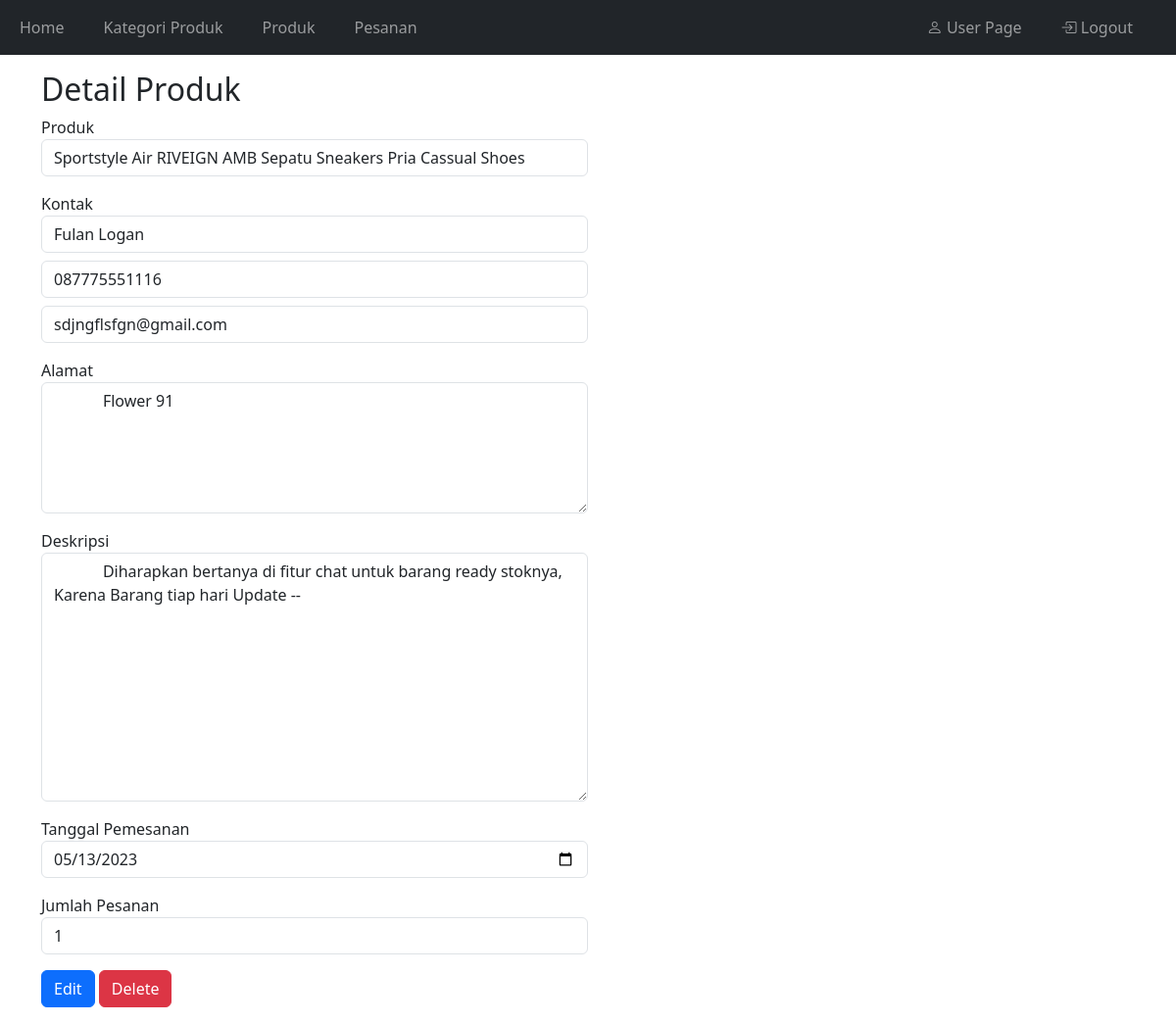
/adminpanel/detail-pesanan.php (signed in), run on the app's committed database.
### tables this page shows
CREATE TABLE `produk` (
  `id` int(11) NOT NULL,
  `kategori_produk_id` int(11) NOT NULL,
  `nama` varchar(255) NOT NULL,
  `harga` double NOT NULL,
  `foto` varchar(255) DEFAULT NULL,
  `detail` text DEFAULT NULL,
  `ketersediaan_stok` enum('habis','tersedia') DEFAULT 'tersedia',
  `harga_jual` double DEFAULT NULL,
  `harga_beli` double DEFAULT NULL,
  `stok` int(11) DEFAULT NULL,
  `min_stok` int(11) DEFAULT NULL,
  `deskripsi` text DEFAULT NULL
);

CREATE TABLE `pesanan` (
  `id` int(11) NOT NULL,
  `produk_id` int(11) DEFAULT NULL,
  `tanggal` date DEFAULT NULL,
  `nama_pemesan` varchar(45) DEFAULT NULL,
  `alamat_pemesan` varchar(255) DEFAULT NULL,
  `no_hp` varchar(25) DEFAULT NULL,
  `email` varchar(45) DEFAULT NULL,
  `jumlah_pesanan` int(11) DEFAULT NULL,
  `deskripsi` text DEFAULT NULL
);

### adminpanel/detail-pesanan.php (the view, shortened to what this page needs)
<?php
  require "../koneksi.php";
  $query = mysqli_query($con, "SELECT a.*, b.nama AS nama_produk FROM pesanan a JOIN produk b ON a.produk_id=b.id");
  $data = mysqli_fetch_array($query);
?>
<head>
</head>
<body>
  <?php require "navbar.php"; ?>
  <div class="container mt-3">
    <div class="col-12 col-md-6">
      <h2>Detail Produk</h2>
      <form action="" method="POST" enctype="multipart/form-data">
        <div class="mb-3">
          <label for="produk">Produk</label>
          <select name="produk" id="produk" class="form-control" required>
            <option value="<?= $data['produk_id'] ?>"><?= $data['nama_produk'] ?></option>
          </select>
        </div>
        <div class="mb-3">
          <label for="nama">Kontak</label>
          <input type="text" name="nama_pemesan" id="nama_pemesan" value="<?= $data['nama_pemesan'] ?>" class="form-control mb-2"placeholder="Nama Lengkap" autocomplete="off" required>
          <input type="number" name="no_hp" id="no_hp" class="form-control mb-2" value="<?= $data['no_hp'] ?>" placeholder="NomorTelepon" required>
          <input type="email" name="email" id="email" class="form-control" value="<?= $data['email'] ?>" placeholder="Email" required>
        </div>
        <div class="mb-3">
          <label for="detail">Alamat</label>
          <textarea name="alamat_pemesan" id="alamat_pemesan" cols="30" rows="5" class="form-control">
            <?= $data['alamat_pemesan'] ?>
          </textarea>
        </div>
        <div class="mb-3">
          <label for="detail">Deskripsi</label>
          <textarea name="deskripsi" id="deskripsi" cols="30" rows="10" class="form-control">
            <?= $data['deskripsi'] ?>
          </textarea>
        </div>
        <div class="mb-3">
          <label for="tanggal">Tanggal Pemesanan</label>
          <input type="date" name="tanggal" id="tanggal" class="form-control" value="<?= $data['tanggal'] ?>">
        </div>
        <div>
          <label for="jumlah_pesanan">Jumlah Pesanan</label>
          <input type="number" name="jumlah_pesanan" id="jumlah_pesanan" class="form-control mb-2" value="<?= $data['jumlah_pesanan'] ?>" required>
        </div>
        <div class="my-3">
          <button type="submit" class="btn btn-primary" name="editBtn">Edit</button>
          <button type="submit" class="btn btn-danger" name="deleteBtn">Delete</button>
        </div>
      </form>
    </div>
  </div>
</body>

### data on the page
produk: produk "Sportstyle Air RIVEIGN AMB Sepatu Sneakers Pria Cassual Shoes"
pesanan: nama_pemesan "Fulan Logan", no_hp "087775551116", email "sdjngflsfgn@gmail.com", alamat_pemesan "Flower 91", deskripsi "Diharapkan bertanya di fitur chat untuk barang ready stoknya, Karena Barang tiap hari Update --", tanggal "05/13/2023", jumlah_pesanan "1"
